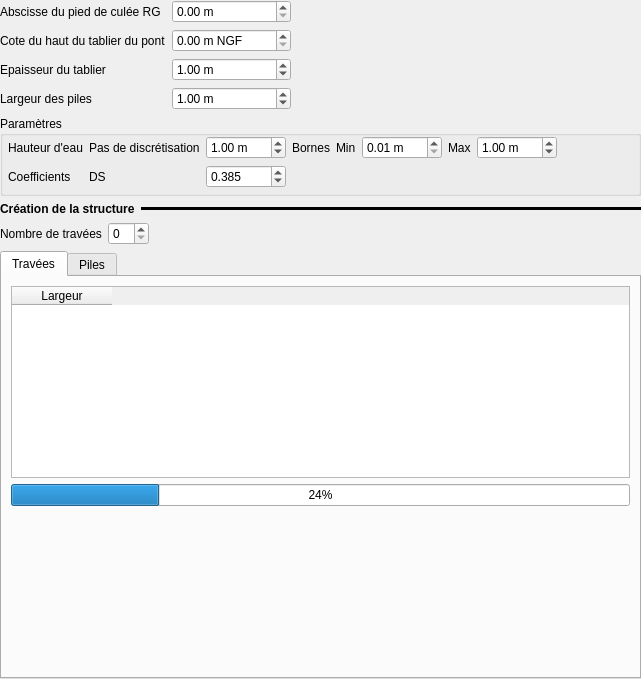
<?xml version="1.0" encoding="UTF-8"?>
<ui version="4.0">
 <class>Form</class>
 <widget class="QWidget" name="Form">
  <property name="geometry">
   <rect>
    <x>0</x>
    <y>0</y>
    <width>641</width>
    <height>679</height>
   </rect>
  </property>
  <property name="windowTitle">
   <string>Form</string>
  </property>
  <layout class="QVBoxLayout" name="verticalLayout">
   <property name="leftMargin">
    <number>0</number>
   </property>
   <property name="topMargin">
    <number>0</number>
   </property>
   <property name="rightMargin">
    <number>0</number>
   </property>
   <property name="bottomMargin">
    <number>0</number>
   </property>
   <item>
    <layout class="QGridLayout" name="gridLayout_2">
     <item row="1" column="1">
      <widget class="QDoubleSpinBox" name="dsb_abs_cul_rg">
       <property name="maximumSize">
        <size>
         <width>120</width>
         <height>16777215</height>
        </size>
       </property>
       <property name="suffix">
        <string> m</string>
       </property>
       <property name="maximum">
        <double>10000.000000000000000</double>
       </property>
      </widget>
     </item>
     <item row="2" column="0">
      <widget class="QLabel" name="label_6">
       <property name="text">
        <string>Cote du haut du tablier du pont</string>
       </property>
      </widget>
     </item>
     <item row="3" column="0">
      <widget class="QLabel" name="label_13">
       <property name="text">
        <string>Epaisseur du tablier</string>
       </property>
      </widget>
     </item>
     <item row="1" column="0">
      <widget class="QLabel" name="label_17">
       <property name="text">
        <string>Abscisse du pied de culée RG</string>
       </property>
      </widget>
     </item>
     <item row="2" column="1">
      <widget class="QDoubleSpinBox" name="dsb_cote_tab">
       <property name="maximumSize">
        <size>
         <width>120</width>
         <height>16777215</height>
        </size>
       </property>
       <property name="suffix">
        <string> m NGF</string>
       </property>
       <property name="maximum">
        <double>10000.000000000000000</double>
       </property>
      </widget>
     </item>
     <item row="3" column="1">
      <widget class="QDoubleSpinBox" name="dsb_epai_tab">
       <property name="maximumSize">
        <size>
         <width>120</width>
         <height>16777215</height>
        </size>
       </property>
       <property name="suffix">
        <string> m</string>
       </property>
       <property name="minimum">
        <double>0.010000000000000</double>
       </property>
       <property name="maximum">
        <double>10000.000000000000000</double>
       </property>
       <property name="value">
        <double>1.000000000000000</double>
       </property>
      </widget>
     </item>
     <item row="4" column="0">
      <widget class="QLabel" name="label_2">
       <property name="text">
        <string>Largeur des piles</string>
       </property>
      </widget>
     </item>
     <item row="4" column="1">
      <widget class="QDoubleSpinBox" name="dsb_larg_pil">
       <property name="maximumSize">
        <size>
         <width>120</width>
         <height>16777215</height>
        </size>
       </property>
       <property name="suffix">
        <string> m</string>
       </property>
       <property name="minimum">
        <double>0.010000000000000</double>
       </property>
       <property name="maximum">
        <double>10000.000000000000000</double>
       </property>
       <property name="value">
        <double>1.000000000000000</double>
       </property>
      </widget>
     </item>
     <item row="4" column="2">
      <spacer name="horizontalSpacer_3">
       <property name="orientation">
        <enum>Qt::Horizontal</enum>
       </property>
       <property name="sizeHint" stdset="0">
        <size>
         <width>40</width>
         <height>20</height>
        </size>
       </property>
      </spacer>
     </item>
    </layout>
   </item>
   <item>
    <widget class="QGroupBox" name="groupBox_4">
     <property name="title">
      <string>Paramètres</string>
     </property>
     <layout class="QVBoxLayout" name="verticalLayout_16">
      <property name="leftMargin">
       <number>5</number>
      </property>
      <property name="topMargin">
       <number>0</number>
      </property>
      <property name="rightMargin">
       <number>5</number>
      </property>
      <property name="bottomMargin">
       <number>5</number>
      </property>
      <item>
       <layout class="QGridLayout" name="gridLayout_9">
        <item row="0" column="2">
         <widget class="QDoubleSpinBox" name="dsb_h_pas">
          <property name="maximumSize">
           <size>
            <width>80</width>
            <height>16777215</height>
           </size>
          </property>
          <property name="suffix">
           <string> m</string>
          </property>
          <property name="minimum">
           <double>0.010000000000000</double>
          </property>
          <property name="maximum">
           <double>10000.000000000000000</double>
          </property>
          <property name="value">
           <double>1.000000000000000</double>
          </property>
         </widget>
        </item>
        <item row="0" column="1">
         <widget class="QLabel" name="label">
          <property name="text">
           <string>Pas de discrétisation</string>
          </property>
         </widget>
        </item>
        <item row="0" column="0">
         <widget class="QLabel" name="label_29">
          <property name="text">
           <string>Hauteur d'eau</string>
          </property>
         </widget>
        </item>
        <item row="0" column="3">
         <widget class="QLabel" name="label_28">
          <property name="text">
           <string>Bornes</string>
          </property>
         </widget>
        </item>
        <item row="0" column="4">
         <layout class="QHBoxLayout" name="horizontalLayout_12">
          <item>
           <widget class="QLabel" name="label_34">
            <property name="text">
             <string>Min</string>
            </property>
           </widget>
          </item>
          <item>
           <widget class="QDoubleSpinBox" name="dsb_h_min">
            <property name="maximumSize">
             <size>
              <width>80</width>
              <height>16777215</height>
             </size>
            </property>
            <property name="suffix">
             <string> m</string>
            </property>
            <property name="minimum">
             <double>0.010000000000000</double>
            </property>
            <property name="maximum">
             <double>10000.000000000000000</double>
            </property>
           </widget>
          </item>
          <item>
           <widget class="QLabel" name="label_35">
            <property name="text">
             <string>Max</string>
            </property>
           </widget>
          </item>
          <item>
           <widget class="QDoubleSpinBox" name="dsb_h_max">
            <property name="maximumSize">
             <size>
              <width>80</width>
              <height>16777215</height>
             </size>
            </property>
            <property name="suffix">
             <string> m</string>
            </property>
            <property name="minimum">
             <double>0.010000000000000</double>
            </property>
            <property name="maximum">
             <double>10000.000000000000000</double>
            </property>
            <property name="value">
             <double>1.000000000000000</double>
            </property>
           </widget>
          </item>
          <item>
           <spacer name="horizontalSpacer_12">
            <property name="orientation">
             <enum>Qt::Horizontal</enum>
            </property>
            <property name="sizeHint" stdset="0">
             <size>
              <width>40</width>
              <height>20</height>
             </size>
            </property>
           </spacer>
          </item>
         </layout>
        </item>
        <item row="1" column="0">
         <widget class="QLabel" name="label_3">
          <property name="text">
           <string>Coefficients</string>
          </property>
         </widget>
        </item>
        <item row="1" column="1">
         <widget class="QLabel" name="label_36">
          <property name="text">
           <string>DS</string>
          </property>
         </widget>
        </item>
        <item row="1" column="2">
         <widget class="QDoubleSpinBox" name="dsb_ds">
          <property name="maximumSize">
           <size>
            <width>80</width>
            <height>16777215</height>
           </size>
          </property>
          <property name="decimals">
           <number>3</number>
          </property>
          <property name="maximum">
           <double>10000.000000000000000</double>
          </property>
          <property name="value">
           <double>0.385000000000000</double>
          </property>
         </widget>
        </item>
       </layout>
      </item>
     </layout>
    </widget>
   </item>
   <item>
    <layout class="QHBoxLayout" name="horizontalLayout_6">
     <item>
      <widget class="QLabel" name="label_11">
       <property name="sizePolicy">
        <sizepolicy hsizetype="Maximum" vsizetype="Preferred">
         <horstretch>0</horstretch>
         <verstretch>0</verstretch>
        </sizepolicy>
       </property>
       <property name="font">
        <font>
         <weight>75</weight>
         <bold>true</bold>
        </font>
       </property>
       <property name="text">
        <string>Création de la structure</string>
       </property>
      </widget>
     </item>
     <item>
      <widget class="Line" name="line_3">
       <property name="frameShadow">
        <enum>QFrame::Plain</enum>
       </property>
       <property name="lineWidth">
        <number>10</number>
       </property>
       <property name="midLineWidth">
        <number>4</number>
       </property>
       <property name="orientation">
        <enum>Qt::Horizontal</enum>
       </property>
      </widget>
     </item>
    </layout>
   </item>
   <item>
    <layout class="QHBoxLayout" name="horizontalLayout_2">
     <item>
      <widget class="QLabel" name="label_18">
       <property name="text">
        <string>Nombre de travées</string>
       </property>
      </widget>
     </item>
     <item>
      <widget class="QSpinBox" name="sb_nb_trav">
       <property name="maximumSize">
        <size>
         <width>80</width>
         <height>16777215</height>
        </size>
       </property>
       <property name="value">
        <number>0</number>
       </property>
      </widget>
     </item>
     <item>
      <spacer name="horizontalSpacer">
       <property name="orientation">
        <enum>Qt::Horizontal</enum>
       </property>
       <property name="sizeHint" stdset="0">
        <size>
         <width>40</width>
         <height>20</height>
        </size>
       </property>
      </spacer>
     </item>
    </layout>
   </item>
   <item>
    <widget class="QTabWidget" name="clas_met">
     <property name="currentIndex">
      <number>0</number>
     </property>
     <widget class="QWidget" name="ong_trav">
      <attribute name="title">
       <string>Travées</string>
      </attribute>
      <layout class="QVBoxLayout" name="verticalLayout_6">
       <item>
        <widget class="QTableWidget" name="tab_trav">
         <property name="sizePolicy">
          <sizepolicy hsizetype="Minimum" vsizetype="Expanding">
           <horstretch>0</horstretch>
           <verstretch>0</verstretch>
          </sizepolicy>
         </property>
         <property name="alternatingRowColors">
          <bool>true</bool>
         </property>
         <attribute name="verticalHeaderDefaultSectionSize">
          <number>24</number>
         </attribute>
         <column>
          <property name="text">
           <string>Largeur</string>
          </property>
         </column>
        </widget>
       </item>
       <item>
        <widget class="QProgressBar" name="progressBar">
         <property name="value">
          <number>24</number>
         </property>
        </widget>
       </item>
       <item>
        <spacer name="verticalSpacer">
         <property name="orientation">
          <enum>Qt::Vertical</enum>
         </property>
         <property name="sizeHint" stdset="0">
          <size>
           <width>20</width>
           <height>40</height>
          </size>
         </property>
        </spacer>
       </item>
      </layout>
     </widget>
     <widget class="QWidget" name="ong_pile">
      <attribute name="title">
       <string>Piles</string>
      </attribute>
      <layout class="QVBoxLayout" name="verticalLayout_2">
       <item>
        <widget class="QTableWidget" name="tab_pile">
         <property name="enabled">
          <bool>false</bool>
         </property>
         <property name="alternatingRowColors">
          <bool>true</bool>
         </property>
         <attribute name="verticalHeaderDefaultSectionSize">
          <number>24</number>
         </attribute>
         <column>
          <property name="text">
           <string>Largeur</string>
          </property>
         </column>
        </widget>
       </item>
      </layout>
     </widget>
    </widget>
   </item>
  </layout>
 </widget>
 <resources/>
 <connections/>
</ui>
